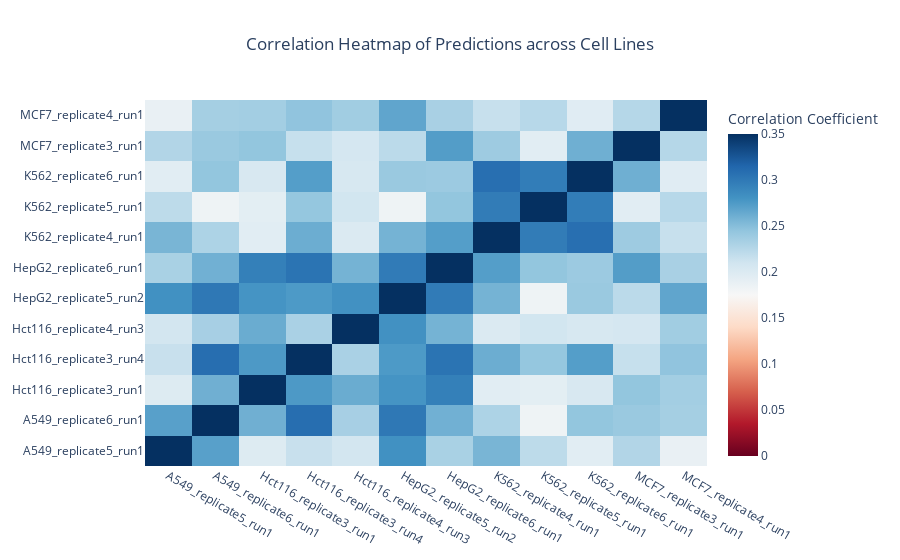

The notebook cell this image was saved under:
### Code cell
plot_correlation_heatmap(correlation_matrix,0.35, 0)

### Figure 1 — Plotly figure (JSON) as saved in the notebook; plotly's stock layout.template omitted (floating-point values rounded to 4 significant figures; data arrays with more than 128 entries replaced by an {"elided": "..."} marker saying what was removed)
{"data": [{"colorbar": {"title": {"text": "Correlation Coefficient"}}, "colorscale": [[0, "rgb(103,0,31)"], [0.1, "rgb(178,24,43)"], [0.2, "rgb(214,96,77)"], [0.3, "rgb(244,165,130)"], [0.4, "rgb(253,219,199)"], [0.5, "rgb(247,247,247)"], [0.6, "rgb(209,229,240)"], [0.7, "rgb(146,197,222)"], [0.8, "rgb(67,147,195)"], [0.9, "rgb(33,102,172)"], [1, "rgb(5,48,97)"]], "type": "heatmap", "x": ["A549_replicate5_run1", "A549_replicate6_run1", "Hct116_replicate3_run1", "Hct116_replicate3_run4", "Hct116_replicate4_run3", "HepG2_replicate5_run2", "HepG2_replicate6_run1", "K562_replicate4_run1", "K562_replicate5_run1", "K562_replicate6_run1", "MCF7_replicate3_run1", "MCF7_replicate4_run1"], "y": ["A549_replicate5_run1", "A549_replicate6_run1", "Hct116_replicate3_run1", "Hct116_replicate3_run4", "Hct116_replicate4_run3", "HepG2_replicate5_run2", "HepG2_replicate6_run1", "K562_replicate4_run1", "K562_replicate5_run1", "K562_replicate6_run1", "MCF7_replicate3_run1", "MCF7_replicate4_run1"], "z": {"elided": "12x12 float values"}, "zmax": 0.35, "zmin": 0}], "layout": {"title": {"text": "Correlation Heatmap of Predictions across Cell Lines", "x": 0.5, "xanchor": "center"}}}
